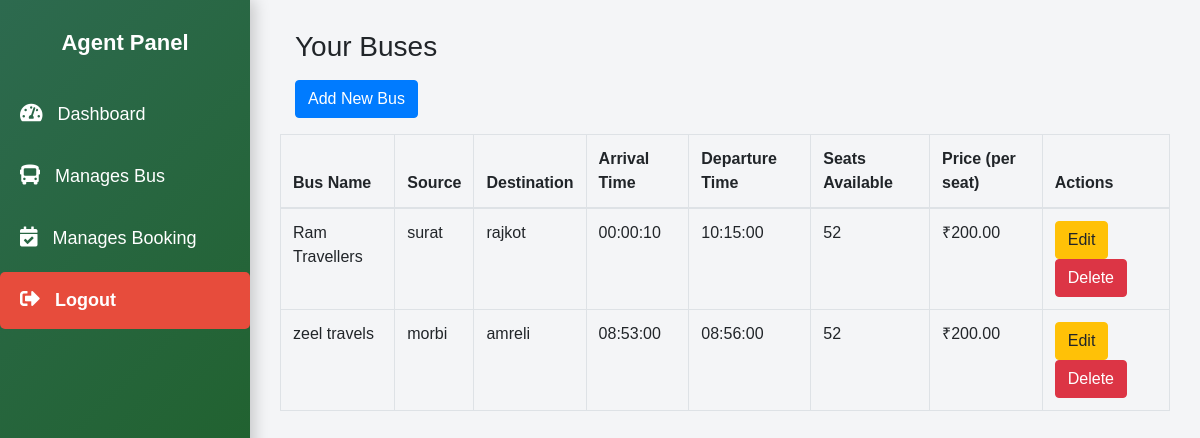
The page /traveler_bus-management.php (signed in) on the database its author committed.
### tables this page shows
CREATE TABLE `buses` (
  `bus_id` int(11) NOT NULL,
  `bus_name` varchar(255) NOT NULL,
  `source` varchar(255) NOT NULL,
  `destination` varchar(255) NOT NULL,
  `departure_time` time NOT NULL,
  `arrival_time` time NOT NULL,
  `seats_available` int(11) NOT NULL,
  `price` decimal(10,2) NOT NULL,
  `traveler_id` int(11) NOT NULL
);

### traveler_bus-management.php (the view, shortened to what this page needs)
<?php
include 'config.php';
$traveler_id = $_SESSION['id'];
$buses_query = $conn->prepare("SELECT * FROM buses WHERE traveler_id = ?");
$buses_query->bind_param("i", $traveler_id);
$buses_query->execute();
$buses_result = $buses_query->get_result();
?>
<!DOCTYPE html>
<html lang="en">
<head>
    <link href="https://stackpath.bootstrapcdn.com/bootstrap/4.5.2/css/bootstrap.min.css" rel="stylesheet">
</head>
<body>
<?php include "traveler_navbar.php" ?>
<div class="content">
    <div class="container">
        <h3 class="mb-3">Your Buses</h3>
        <button class="btn btn-primary mb-3" data-toggle="modal" data-target="#addBusModal">Add New Bus</button>
        <div class="row">
        <?php if ($buses_result->num_rows > 0): ?>
    <table class="table table-bordered">
        <thead>
            <tr>
                <th>Bus Name</th>
                <th>Source</th>
                <th>Destination</th>
                <th>Arrival Time</th>
                <th>Departure Time</th>
                <th>Seats Available</th>
                <th>Price (per seat)</th>
                <th>Actions</th>
            </tr>
        </thead>
        <tbody>
            <?php while ($bus = $buses_result->fetch_assoc()): ?>
                <tr>
                    <td><?php echo $bus['bus_name']; ?></td>
                    <td><?php echo $bus['source']; ?></td>
                    <td><?php echo $bus['destination']; ?></td>
                    <td><?php echo $bus['arrival_time']; ?></td>
                    <td><?php echo $bus['departure_time']; ?></td>
                    <td><?php echo $bus['seats_available']; ?></td>
                    <td>₹<?php echo $bus['price']; ?></td>
                    <td>
                        <button class="btn btn-warning" data-toggle="modal" data-target="#editBusModal<?php echo $bus['bus_id']; ?>">Edit</button>
                        <button class="btn btn-danger" data-toggle="modal" data-target="#deleteBusModal<?php echo $bus['bus_id']; ?>">Delete</button>
                    </td>
                </tr>
                <?php endwhile; ?>
            <?php else: ?>
                <p>No buses added yet.</p>
            <?php endif; ?>
        </div>
    </div>
</body>
</html>

### traveler_navbar.php (style rules this page uses)
body { font-family: 'Arial', sans-serif; background-color: #f4f5f7; margin: 0; }
.content { margin-left: 250px; padding: 30px; transition: margin-left 0.3s; }

### rows shown on the page
buses: bus_name "Ram Travellers", source "surat", destination "rajkot", arrival_time "00:00:10", departure_time "10:15:00", seats_available "52", price "200.00"
buses: bus_name "zeel travels", source "morbi", destination "amreli", arrival_time "08:53:00", departure_time "08:56:00", seats_available "52", price "200.00"
